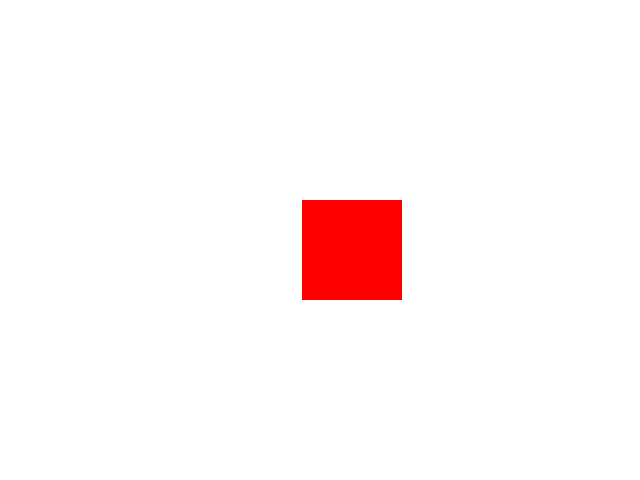
Frame 1 (no input)
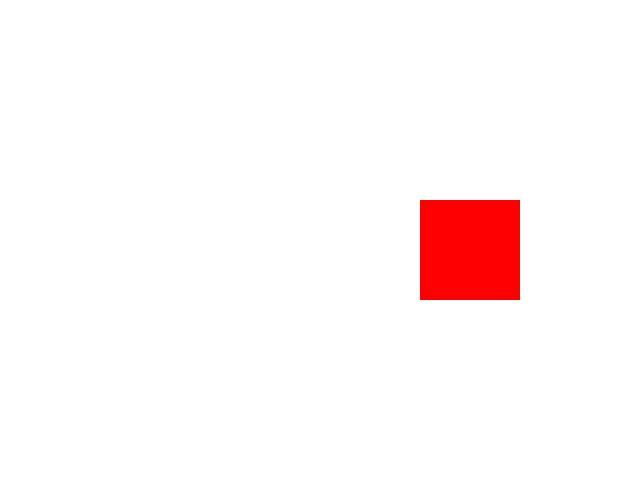
Frame 60 (the mouse pressed at the canvas centre just before this capture)
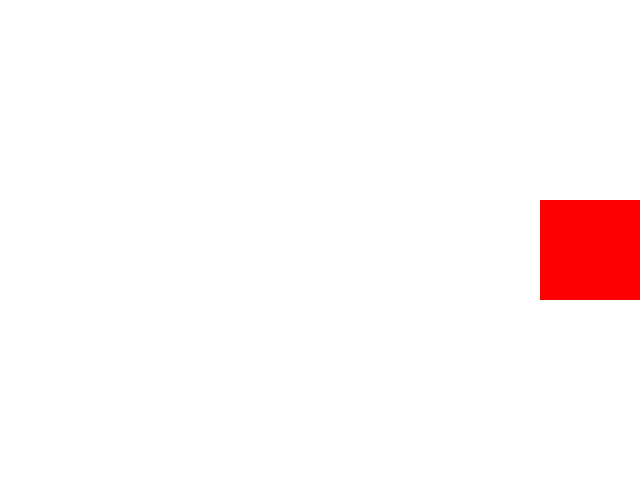
Frame 120 (the mouse held since frame 60 and released just before this capture)

The Processing sketch that drew these frames (run headless with seeded random() and noise(); from frame 60 on, the mouse is pressed at the canvas centre):

// Processing sketch: Project_WrappingSquare
// ── Project_WrappingSquare.pde

PVector squarePosition = new PVector(300, 200);
float squareWidth = 100f;
float squareSpeed = 2f;

void setup()
{
  size(640, 480);
  frameRate(60);
  noStroke();
  fill(255, 0, 0);
}

void draw()
{
  // Update square position
  squarePosition.x += squareSpeed;
  if (squarePosition.x >= width)
    squarePosition.x = 0;
  
  // Prepare draw buffer
  background(255);
  
  // Draw square
  rect(squarePosition.x, squarePosition.y, squareWidth, squareWidth);
  if (squarePosition.x + squareWidth >= width)
    rect(squarePosition.x - width, squarePosition.y, squareWidth, squareWidth);
}

void keyPressed()
{
  if (key == ESC)
    exit();
}
